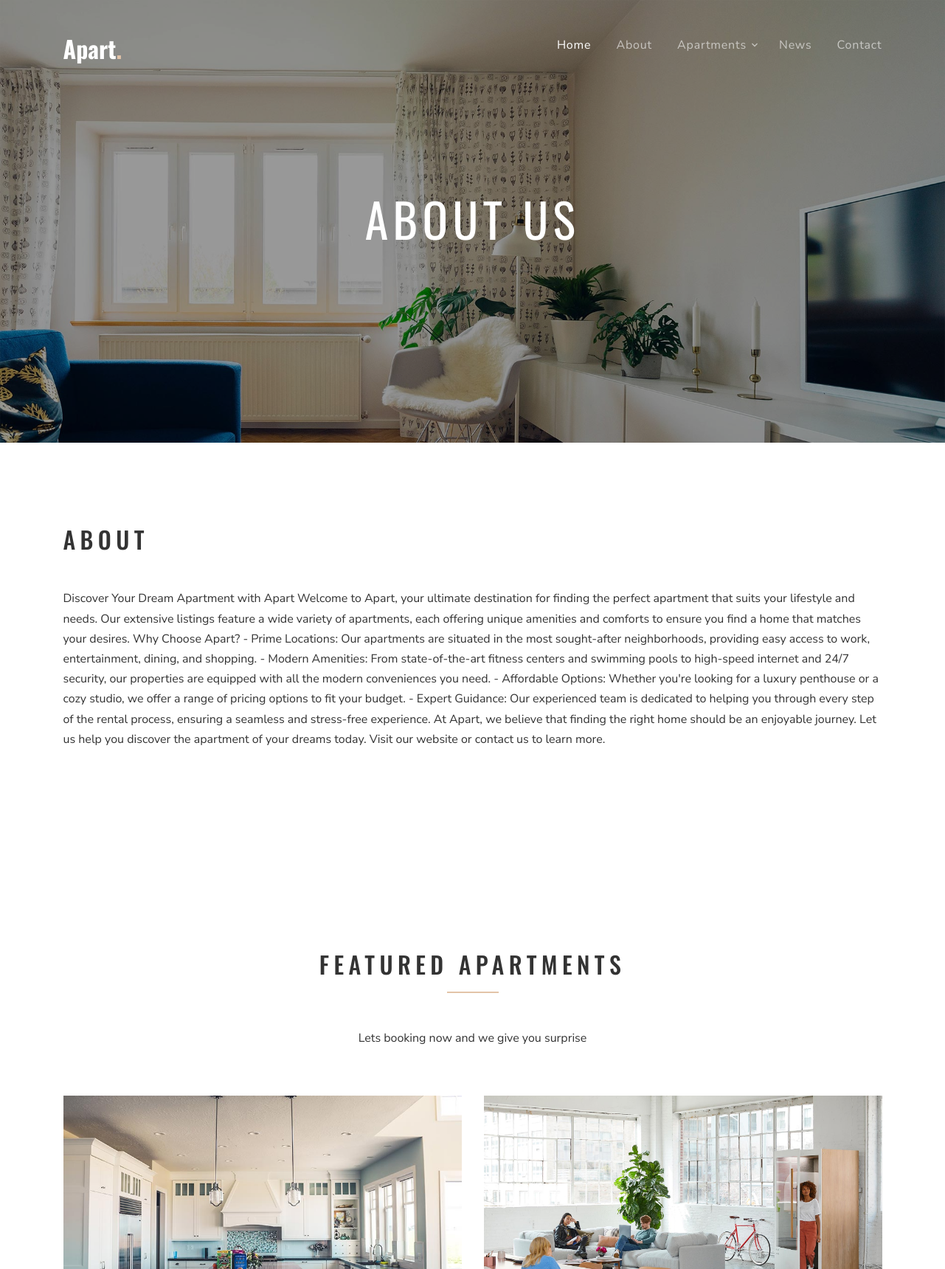
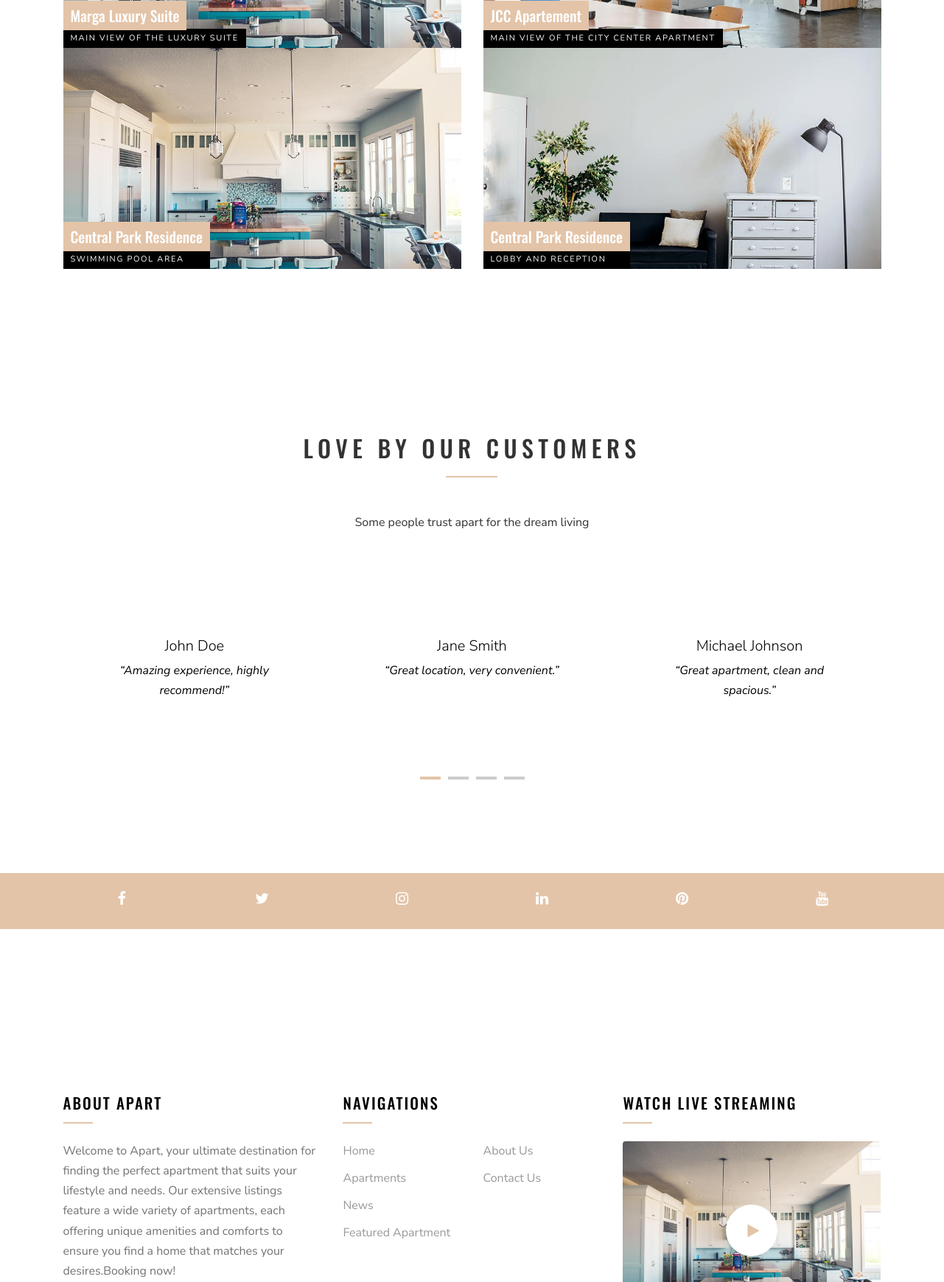
Page /about.php (upper part) on the committed database (2 pictures, top to bottom).
### tables this page shows
CREATE TABLE `contents` (
  `id` int(11) NOT NULL,
  `title` varchar(255) NOT NULL,
  `body` text NOT NULL,
  `admin_id` int(11) DEFAULT NULL,
  `created_at` timestamp NULL DEFAULT current_timestamp()
);

CREATE TABLE `property_images` (
  `id` int(11) NOT NULL,
  `property_id` int(11) DEFAULT NULL,
  `image_url` varchar(255) NOT NULL,
  `video_url` varchar(255) NOT NULL,
  `description` text DEFAULT NULL,
  `upload_date` date NOT NULL,
  `type` enum('image','video') NOT NULL DEFAULT 'image'
);

CREATE TABLE `properties` (
  `id` int(11) NOT NULL,
  `name` varchar(255) NOT NULL,
  `rooms` int(11) NOT NULL,
  `total_area` decimal(10,2) NOT NULL,
  `price` decimal(10,2) NOT NULL,
  `category` varchar(255) NOT NULL,
  `launch_date` date NOT NULL,
  `description` text NOT NULL,
  `image_url` varchar(255) DEFAULT NULL
);

CREATE TABLE `reviews` (
  `id` int(11) NOT NULL,
  `property_id` int(11) DEFAULT NULL,
  `customer_id` int(11) DEFAULT NULL,
  `rating` int(11) NOT NULL,
  `comment` text DEFAULT NULL,
  `review_date` date NOT NULL
);

CREATE TABLE `customers` (
  `id` int(11) NOT NULL,
  `name` varchar(255) NOT NULL,
  `email` varchar(255) NOT NULL,
  `phone` varchar(20) DEFAULT NULL,
  `address` text DEFAULT NULL
);

### about.php (the view, shortened to what this page needs)
<?php
include("koneksi/koneksi.php");
?>
<!DOCTYPE html>
<html lang="en">
<head>
    <?php include_once("include/head.php"); ?>
</head>
<body>
<div class="site-wrap">
    <div class="site-navbar mt-4">
        <div class="container py-1">
            <div class="row align-items-center">
                <div class="col-8 col-md-8 col-lg-4">
                    <h1 class="mb-0"><a href="index.php" class="text-white h2 mb-0"><strong>Apart<span class="text-primary">.</span></strong></a></h1>
                </div>
                <div class="col-4 col-md-4 col-lg-8">
                    <nav class="site-navigation text-right text-md-right" role="navigation">
                        <?php include_once("include/nav.php"); ?>
                    </nav>
                </div>
            </div>
        </div>
    </div>
    <div class="site-blocks-cover inner-page-cover overlay" style="background-image: url('images/hero_bg_1.jpg');" data-aos="fade" data-stellar-background-ratio="0.5" data-aos="fade">
        <div class="container">
            <div class="row align-items-center justify-content-center">
                <div class="col-md-7 text-center" data-aos="fade-up" data-aos-delay="400">
                    <h1 class="text-white">About Us</h1>
                </div>
            </div>
        </div>
    </div>
    <?php
    $query = mysqli_query($koneksi, "SELECT * FROM contents");
    $contents = mysqli_fetch_array($query);
    ?>
      <div class="site-section">
          <div class="container">
              <div class="row">
                  <div class="col-lg-12">
                      <div class="site-section-heading mb-5">
                          <h2 class="mb-5"><?php echo $contents['title']; ?></h2>
                          <p><?php echo $contents['body']; ?></p>
                      </div>
                  </div>
              </div>
          </div>
      </div>
    <div class="site-section">
    <div class="container">
        <div class="row">
            <div class="site-section-heading text-center mb-5 w-border col-md-6 mx-auto" data-aos="fade-up">
                <h2 class="mb-5">Featured Apartments</h2>
                <p>Lets booking now and we give you surprise</p>
            </div>
        </div>
        <div class="row">
        <?php
        $query = mysqli_query($koneksi, "SELECT property_images.image_url, properties.name, property_images.description, properties.id FROM property_images JOIN properties ON property_images.property_id=properties.id LIMIT 4");
        while ($results = mysqli_fetch_array($query)){
        ?>
            <div class="col-md-2 col-lg-6" data-aos="fade-up" data-aos-delay="100">
                <a href="apartment-detail.php?id=<?php echo $results['id']; ?>" class="unit-9">
                    <div class="image" style="background-image: url('images/<?php echo $results['image_url']; ?>');"></div>
                    <div class="unit-9-content">
                        <h2><?php echo $results['name']; ?></h2>
                        <span><?php echo $results['description']; ?></span>
                    </div>
                </a>
            </div>
        <?php
        }
        ?>
        </div>
    </div>
</div>
<div class="site-section block-13">
    <div class="container" data-aos="fade-up">
        <div class="row">
            <div class="site-section-heading text-center mb-5 w-border col-md-6 mx-auto">
                <h2 class="mb-5">Love By Our Customers</h2>
                <p>Some people trust apart for the dream living</p>
            </div>
        </div>
        <div class="nonloop-block-13 owl-carousel">
            <?php
            $sql = "SELECT r.id, p.name AS property_name, c.name AS customer_name, r.rating, r.comment, r.review_date
            FROM reviews r
            INNER JOIN properties p ON r.property_id = p.id
            INNER JOIN customers c ON r.customer_id = c.id";
            $query = mysqli_query($koneksi, $sql);
            while ($results = mysqli_fetch_array($query)){
                ?>
            <div class="text-center p-3 p-md-5 bg-white">
                <div class="text-black">
                    <h3 class="font-weight-light h5"><?php echo $results['customer_name']; ?></h3>
                    <p class="font-italic">&ldquo;<?php echo $results['comment']; ?>&rdquo;</p>
                </div>
            </div>
            <?php
            }
            ?>
        </div>
    </div>
</div>
    <div class="bg-primary" data-aos="fade">
        <div class="container">
            <div class="row">
                <a href="#" class="col-2 text-center py-4 social-icon d-block"><span class="icon-facebook text-white"></span></a>
                <a href="#" class="col-2 text-center py-4 social-icon d-block"><span class="icon-twitter text-white"></span></a>
                <a href="#" class="col-2 text-center py-4 social-icon d-block"><span class="icon-instagram text-white"></span></a>
                <a href="#" class="col-2 text-center py-4 social-icon d-block"><span class="icon-linkedin text-white"></span></a>
                <a href="#" class="col-2 text-center py-4 social-icon d-block"><span class="icon-pinterest text-white"></span></a>
                <a href="#" class="col-2 text-center py-4 social-icon d-block"><span class="icon-youtube text-white"></span></a>
            </div>
        </div>
    </div>
    <footer class="site-footer">
        <?php include_once("include/footer.php"); ?>
    </footer>
</div>
</body>
</html>

### include/footer.php (shortened to what this page needs)
<footer class="site-footer">
  <div class="container">
    <div class="row">
      <div class="col-lg-4">
        <div class="mb-5">
          <?php
          $query = mysqli_query($koneksi, "SELECT * FROM contents WHERE `contents`.`id` = 3");
          $contents = mysqli_fetch_array($query);
          ?>
          <h3 class="footer-heading mb-4">About Apart</h3>
          <p><?php echo $contents['body']; ?></p>
        </div>
      </div>
      <div class="col-lg-4 mb-5 mb-lg-0">
        <div class="row mb-5">
          <div class="col-md-12">
            <h3 class="footer-heading mb-4">Navigations</h3>
          </div>
          <div class="col-md-6 col-lg-6">
            <ul class="list-unstyled">
              <li><a href="index.php">Home</a></li>
              <li><a href="apartments.php">Apartments</a></li>
              <li><a href="news.php">News</a></li>
              <li><a href="apartments.php">Featured Apartment</a></li>
            </ul>
          </div>
          <div class="col-md-6 col-lg-6">
            <ul class="list-unstyled">
              <li><a href="about.php">About Us</a></li>
              <li><a href="contact.php">Contact Us</a></li>
            </ul>
          </div>
        </div>
      </div>
      <div class="col-lg-4 mb-5 mb-lg-0">
        <div class="mb-5">
          <h3 class="footer-heading mb-4">Watch Live Streaming</h3>
          <div class="block-16">
            <figure>
              <a href="https://vimeo.com/channels/staffpicks/93951774" class="play-button popup-vimeo"><span class="icon-play"></span></a>
            </figure>
          </div>
        </div>
      </div>
    </div>
  </div>
</footer>

### rows in the picture
contents: title "ABOUT", body "Discover Your Dream Apartment with Apart Welcome to Apart, your ultimate destination for finding the perfect apartment that suits your lifestyle and needs. Our extensive listings feature a wide variety of apartments, each offering unique amenities and comforts to ensure you find a home that matches your desires. Why Choose Apart? - Prime Locations: Our apartments are situated in the most sought-after neighborhoods, providing easy access to work, entertainment, dining, and shopping. - Modern Amenities: From state-of-the-art fitness centers and swimming pools to high-speed internet and 24/7 security, our properties are equipped with all the modern conveniences you need. - Affordable Options:…"
property_images: image_url (picture), property.name "Marga Luxury Suite", description "MAIN VIEW OF THE LUXURY SUITE"
property_images: image_url (picture), property.name "JCC Apartement", description "MAIN VIEW OF THE CITY CENTER APARTMENT"
property_images: image_url (picture), property.name "Central Park Residence", description "SWIMMING POOL AREA"
property_images: image_url (picture), property.name "Central Park Residence", description "LOBBY AND RECEPTION"
reviews: customer.name "John Doe", comment "Amazing experience, highly recommend!"
reviews: customer.name "Jane Smith", comment "Great location, very convenient."
reviews: customer.name "Michael Johnson", comment "Great apartment, clean and spacious."
contents: body "Welcome to Apart, your ultimate destination for finding the perfect apartment that suits your lifestyle and needs. Our extensive listings feature a wide variety of apartments, each offering unique amenities and comforts to ensure you find a home that matches your desires.Booking now!"
